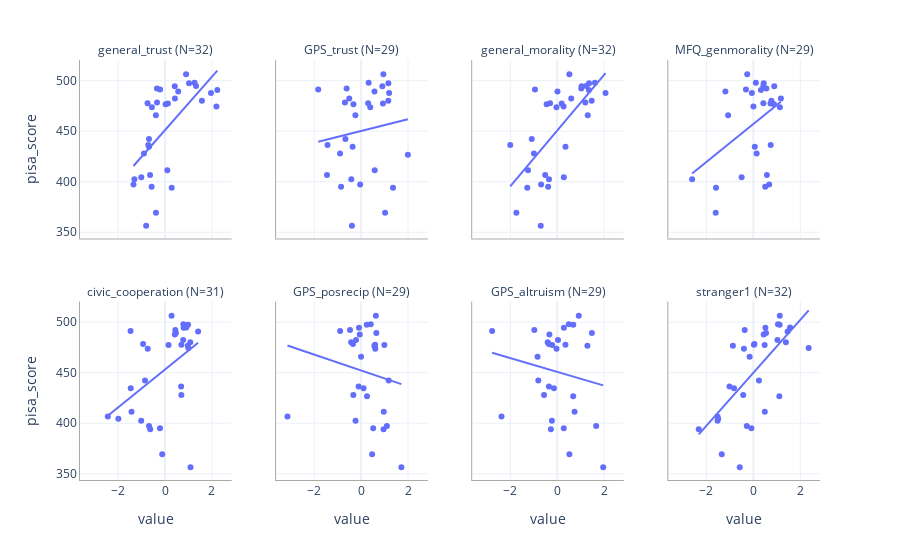

Notebook code cell kept with this figure:
### Markdown cell above
The facet plot above is a replication of Figure 3 from **Tannenbaum** and can be compared with the plot below that has PISA scores instead of wallet return rates on the y-axes.

### Code cell
# Calculate sample size for each survey measure and PISA 
ens_pisa = pd.DataFrame(
    {
        col: country_avg_data[["pisa_score", col]].dropna().shape[0]
        for col in survey_cols
    },
    index=["N"],
)

# PISA vs Survey measure facet plot
fig = px.scatter(
    df_reshaped,
    x="value",
    y="pisa_score",
    facet_col="variable",
    facet_col_wrap=4,
    trendline="ols",
    facet_col_spacing=0.06,
    facet_row_spacing=0.15,
)
fig.update_xaxes(showline=True, linecolor="darkgray")
fig.update_yaxes(showline=True, linecolor="darkgray")
fig.for_each_annotation(
    lambda a: a.update(
        text=a.text.split("=")[-1]
        + " (N="
        + str(ens_pisa.loc["N", a.text.split("=")[-1]])
        + ")"
    )
)

fig.show()

### Figure 1 — Plotly figure (JSON) as saved in the notebook; plotly's stock layout.template omitted (floating-point values rounded to 4 significant figures)
{"data": [{"hovertemplate": "variable=general_trust<br>value=%{x}<br>pisa_score=%{y}<extra></extra>", "legendgroup": "", "marker": {"color": "#636efa", "symbol": "circle"}, "mode": "markers", "name": "", "orientation": "v", "showlegend": false, "type": "scatter", "x": [-0.5725, 1.023, -1.347, 0.8961, -0.6839, 1.645, -0.5621, -0.2131, 2.228, -0.3424, 0.4206, -1.335, -0.7144, -0.08135, -0.3886, -0.392, 0.02372, 0.09588, -1.201, -1.013, -0.6382, -0.8078, 1.572, 1.321, 2.191, -1.307, -0.3455, -0.7461, -0.8988, -0.1822, -0.6847, -0.5143, 0.1208, 1.959, 1.258, 0.2837, -1.045, NaN, 0.4146, 0.562], "xaxis": "x5", "y": [395.0, 497.3, 397.3, 506.3, 434.7, NaN, 473.7, 491.3, 490.7, 478.3, 482.3, NaN, 436.3, NaN, 369.3, 465.7, 476.7, 411.3, NaN, 404.3, 406.7, 356.3, 480.0, 494.7, 474.3, 402.3, 492.3, 477.7, 428.0, NaN, 442.3, NaN, 477.3, 487.7, 498.0, 394.0, NaN, 426.7, 494.3, 489.3], "yaxis": "y5"}, {"hovertemplate": "<b>OLS trendline</b><br>pisa_score = 26.4067 * value + 451.073<br>R<sup>2</sup>=0.373362<br><br>variable=general_trust<br>value=%{x}<br>pisa_score=%{y} <b>(trend)</b><extra></extra>", "legendgroup": "", "marker": {"color": "#636efa", "symbol": "circle"}, "mode": "lines", "name": "", "showlegend": false, "type": "scatter", "x": [-1.347, -1.307, -1.013, -0.8988, -0.8078, -0.7461, -0.7144, -0.6847, -0.6839, -0.6382, -0.5725, -0.5621, -0.392, -0.3886, -0.3455, -0.3424, -0.2131, 0.02372, 0.09588, 0.1208, 0.2837, 0.4146, 0.4206, 0.562, 0.8961, 1.023, 1.258, 1.321, 1.572, 1.959, 2.191, 2.228], "xaxis": "x5", "y": [415.5, 416.6, 424.3, 427.3, 429.7, 431.4, 432.2, 433.0, 433.0, 434.2, 436.0, 436.2, 440.7, 440.8, 442.0, 442.0, 445.4, 451.7, 453.6, 454.3, 458.6, 462.0, 462.2, 465.9, 474.7, 478.1, 484.3, 486.0, 492.6, 502.8, 508.9, 509.9], "yaxis": "y5"}, {"hovertemplate": "variable=GPS_trust<br>value=%{x}<br>pisa_score=%{y}<extra></extra>", "legendgroup": "", "marker": {"color": "#636efa", "symbol": "circle"}, "mode": "markers", "name": "", "orientation": "v", "showlegend": false, "type": "scatter", "x": [-0.8568, 1.161, -0.04256, 0.9469, -0.3639, 2.174, 0.3876, -1.83, NaN, -0.6922, -0.506, -0.822, -1.434, -0.8458, 1.02, -0.246, -0.33, 0.5784, -1.717, NaN, -1.457, -0.3922, 1.157, NaN, NaN, -0.4186, -0.6186, 0.2977, -0.8979, -0.6335, -0.6711, -0.6979, 0.93, 1.193, 0.3204, 1.359, 0.4834, 1.992, 0.9047, 0.5682], "xaxis": "x6", "y": [395.0, 497.3, 397.3, 506.3, 434.7, NaN, 473.7, 491.3, 490.7, 478.3, 482.3, NaN, 436.3, NaN, 369.3, 465.7, 476.7, 411.3, NaN, 404.3, 406.7, 356.3, 480.0, 494.7, 474.3, 402.3, 492.3, 477.7, 428.0, NaN, 442.3, NaN, 477.3, 487.7, 498.0, 394.0, NaN, 426.7, 494.3, 489.3], "yaxis": "y6"}, {"hovertemplate": "<b>OLS trendline</b><br>pisa_score = 5.80138 * value + 450.232<br>R<sup>2</sup>=0.016212<br><br>variable=GPS_trust<br>value=%{x}<br>pisa_score=%{y} <b>(trend)</b><extra></extra>", "legendgroup": "", "marker": {"color": "#636efa", "symbol": "circle"}, "mode": "lines", "name": "", "showlegend": false, "type": "scatter", "x": [-1.83, -1.457, -1.434, -0.8979, -0.8568, -0.6922, -0.6711, -0.6186, -0.506, -0.4186, -0.3922, -0.3639, -0.33, -0.246, -0.04256, 0.2977, 0.3204, 0.3876, 0.5682, 0.5784, 0.9047, 0.93, 0.9469, 1.02, 1.157, 1.161, 1.193, 1.359, 1.992], "xaxis": "x6", "y": [439.6, 441.8, 441.9, 445.0, 445.3, 446.2, 446.3, 446.6, 447.3, 447.8, 448.0, 448.1, 448.3, 448.8, 450.0, 452.0, 452.1, 452.5, 453.5, 453.6, 455.5, 455.6, 455.7, 456.1, 456.9, 457.0, 457.2, 458.1, 461.8], "yaxis": "y6"}, {"hovertemplate": "variable=general_morality<br>value=%{x}<br>pisa_score=%{y}<extra></extra>", "legendgroup": "", "marker": {"color": "#636efa", "symbol": "circle"}, "mode": "markers", "name": "", "orientation": "v", "showlegend": false, "type": "scatter", "x": [-0.3887, 1.357, -0.6873, 0.5175, 0.3512, -1.289, -0.0334, -0.9498, 1.348, 1.197, 0.5963, -0.1077, -2.005, -0.215, -1.743, 1.3, -0.4526, -1.246, NaN, 0.2812, -0.5133, -0.7049, 1.469, 1.238, 0.2694, -0.3526, 1.025, -0.3075, -0.9933, -0.6012, -1.086, -0.5809, 0.1881, 2.059, 1.607, -1.278, -0.3198, NaN, 1.041, 0.009858], "xaxis": "x7", "y": [395.0, 497.3, 397.3, 506.3, 434.7, NaN, 473.7, 491.3, 490.7, 478.3, 482.3, NaN, 436.3, NaN, 369.3, 465.7, 476.7, 411.3, NaN, 404.3, 406.7, 356.3, 480.0, 494.7, 474.3, 402.3, 492.3, 477.7, 428.0, NaN, 442.3, NaN, 477.3, 487.7, 498.0, 394.0, NaN, 426.7, 494.3, 489.3], "yaxis": "y7"}, {"hovertemplate": "<b>OLS trendline</b><br>pisa_score = 27.5419 * value + 450.633<br>R<sup>2</sup>=0.454355<br><br>variable=general_morality<br>value=%{x}<br>pisa_score=%{y} <b>(trend)</b><extra></extra>", "legendgroup": "", "marker": {"color": "#636efa", "symbol": "circle"}, "mode": "lines", "name": "", "showlegend": false, "type": "scatter", "x": [-2.005, -1.743, -1.278, -1.246, -1.086, -0.9933, -0.9498, -0.7049, -0.6873, -0.5133, -0.4526, -0.3887, -0.3526, -0.3075, -0.0334, 0.009858, 0.1881, 0.2694, 0.2812, 0.3512, 0.5175, 0.5963, 1.025, 1.041, 1.197, 1.238, 1.3, 1.348, 1.357, 1.469, 1.607, 2.059], "xaxis": "x7", "y": [395.4, 402.6, 415.4, 416.3, 420.7, 423.3, 424.5, 431.2, 431.7, 436.5, 438.2, 439.9, 440.9, 442.2, 449.7, 450.9, 455.8, 458.1, 458.4, 460.3, 464.9, 467.1, 478.9, 479.3, 483.6, 484.7, 486.4, 487.8, 488.0, 491.1, 494.9, 507.3], "yaxis": "y7"}, {"hovertemplate": "variable=MFQ_genmorality<br>value=%{x}<br>pisa_score=%{y}<extra></extra>", "legendgroup": "", "marker": {"color": "#636efa", "symbol": "circle"}, "mode": "markers", "name": "", "orientation": "v", "showlegend": false, "type": "scatter", "x": [0.5043, 0.4413, 0.6755, -0.2608, 0.0605, -2.23, 1.131, -0.3154, 0.3231, 0.782, 1.174, NaN, 0.7394, -0.3223, -1.605, -1.075, 0.8797, NaN, -1.402, -0.499, 0.5775, NaN, 0.7716, 0.4263, 0.004411, -2.611, 0.5549, 0.4279, 0.139, -0.6161, NaN, 0.4826, 0.7313, -0.06347, 0.1065, -1.592, 1.962, NaN, 0.8926, -1.194], "xaxis": "x8", "y": [395.0, 497.3, 397.3, 506.3, 434.7, NaN, 473.7, 491.3, 490.7, 478.3, 482.3, NaN, 436.3, NaN, 369.3, 465.7, 476.7, 411.3, NaN, 404.3, 406.7, 356.3, 480.0, 494.7, 474.3, 402.3, 492.3, 477.7, 428.0, NaN, 442.3, NaN, 477.3, 487.7, 498.0, 394.0, NaN, 426.7, 494.3, 489.3], "yaxis": "y8"}, {"hovertemplate": "<b>OLS trendline</b><br>pisa_score = 18.7729 * value + 457.106<br>R<sup>2</sup>=0.176280<br><br>variable=MFQ_genmorality<br>value=%{x}<br>pisa_score=%{y} <b>(trend)</b><extra></extra>", "legendgroup": "", "marker": {"color": "#636efa", "symbol": "circle"}, "mode": "lines", "name": "", "showlegend": false, "type": "scatter", "x": [-2.611, -1.605, -1.592, -1.194, -1.075, -0.499, -0.3154, -0.2608, -0.06347, 0.004411, 0.0605, 0.1065, 0.139, 0.3231, 0.4263, 0.4279, 0.4413, 0.5043, 0.5549, 0.5775, 0.6755, 0.7313, 0.7394, 0.7716, 0.782, 0.8797, 0.8926, 1.131, 1.174], "xaxis": "x8", "y": [408.1, 427.0, 427.2, 434.7, 436.9, 447.7, 451.2, 452.2, 455.9, 457.2, 458.2, 459.1, 459.7, 463.2, 465.1, 465.1, 465.4, 466.6, 467.5, 467.9, 469.8, 470.8, 471.0, 471.6, 471.8, 473.6, 473.9, 478.3, 479.1], "yaxis": "y8"}, {"hovertemplate": "variable=civic_cooperation<br>value=%{x}<br>pisa_score=%{y}<extra></extra>", "legendgroup": "", "marker": {"color": "#636efa", "symbol": "circle"}, "mode": "markers", "name": "", "orientation": "v", "showlegend": false, "type": "scatter", "x": [-0.2165, 0.9818, -0.6831, 0.2783, -1.463, 0.1466, -0.7395, -1.47, 1.41, -0.9367, 0.7736, 0.4606, 0.6858, 0.5605, -0.1204, NaN, 0.9693, -1.429, NaN, -1.991, -2.44, 1.086, 1.076, 0.905, 1.001, -1.017, 0.4365, 0.6954, 0.6942, -1.384, -0.8533, -0.6875, 0.149, 0.4175, 0.7806, -0.6319, 1.299, NaN, 0.7925, 0.4635], "xaxis": "x", "y": [395.0, 497.3, 397.3, 506.3, 434.7, NaN, 473.7, 491.3, 490.7, 478.3, 482.3, NaN, 436.3, NaN, 369.3, 465.7, 476.7, 411.3, NaN, 404.3, 406.7, 356.3, 480.0, 494.7, 474.3, 402.3, 492.3, 477.7, 428.0, NaN, 442.3, NaN, 477.3, 487.7, 498.0, 394.0, NaN, 426.7, 494.3, 489.3], "yaxis": "y"}, {"hovertemplate": "<b>OLS trendline</b><br>pisa_score = 18.7853 * value + 453.154<br>R<sup>2</sup>=0.195048<br><br>variable=civic_cooperation<br>value=%{x}<br>pisa_score=%{y} <b>(trend)</b><extra></extra>", "legendgroup": "", "marker": {"color": "#636efa", "symbol": "circle"}, "mode": "lines", "name": "", "showlegend": false, "type": "scatter", "x": [-2.44, -1.991, -1.47, -1.463, -1.429, -1.017, -0.9367, -0.8533, -0.7395, -0.6831, -0.6319, -0.2165, -0.1204, 0.149, 0.2783, 0.4175, 0.4365, 0.4635, 0.6858, 0.6942, 0.6954, 0.7736, 0.7806, 0.7925, 0.905, 0.9693, 0.9818, 1.001, 1.076, 1.086, 1.41], "xaxis": "x", "y": [407.3, 415.7, 425.5, 425.7, 426.3, 434.0, 435.6, 437.1, 439.3, 440.3, 441.3, 449.1, 450.9, 456.0, 458.4, 461.0, 461.4, 461.9, 466.0, 466.2, 466.2, 467.7, 467.8, 468.0, 470.2, 471.4, 471.6, 472.0, 473.4, 473.6, 479.6], "yaxis": "y"}, {"hovertemplate": "variable=GPS_posrecip<br>value=%{x}<br>pisa_score=%{y}<extra></extra>", "legendgroup": "", "marker": {"color": "#636efa", "symbol": "circle"}, "mode": "markers", "name": "", "orientation": "v", "showlegend": false, "type": "scatter", "x": [0.5134, 0.2385, 1.098, 0.6267, 0.102, 1.489, 0.6017, -0.8961, NaN, -0.3477, -0.218, -0.6481, -0.1078, -1.36, 0.4692, -0.004538, 0.5645, 0.9652, -0.9466, NaN, -3.143, 1.715, -0.4273, NaN, NaN, -0.2393, -0.4748, 0.595, -0.333, -0.2594, 1.175, -2.521, 0.9904, -0.05873, 0.408, 0.955, -1.327, 0.2493, -0.0912, 0.6476], "xaxis": "x2", "y": [395.0, 497.3, 397.3, 506.3, 434.7, NaN, 473.7, 491.3, 490.7, 478.3, 482.3, NaN, 436.3, NaN, 369.3, 465.7, 476.7, 411.3, NaN, 404.3, 406.7, 356.3, 480.0, 494.7, 474.3, 402.3, 492.3, 477.7, 428.0, NaN, 442.3, NaN, 477.3, 487.7, 498.0, 394.0, NaN, 426.7, 494.3, 489.3], "yaxis": "y2"}, {"hovertemplate": "<b>OLS trendline</b><br>pisa_score = -7.84706 * value + 452.152<br>R<sup>2</sup>=0.024684<br><br>variable=GPS_posrecip<br>value=%{x}<br>pisa_score=%{y} <b>(trend)</b><extra></extra>", "legendgroup": "", "marker": {"color": "#636efa", "symbol": "circle"}, "mode": "lines", "name": "", "showlegend": false, "type": "scatter", "x": [-3.143, -0.8961, -0.4748, -0.4273, -0.3477, -0.333, -0.2393, -0.218, -0.1078, -0.0912, -0.05873, -0.004538, 0.102, 0.2385, 0.2493, 0.408, 0.4692, 0.5134, 0.5645, 0.595, 0.6017, 0.6267, 0.6476, 0.955, 0.9652, 0.9904, 1.098, 1.175, 1.715], "xaxis": "x2", "y": [476.8, 459.2, 455.9, 455.5, 454.9, 454.8, 454.0, 453.9, 453.0, 452.9, 452.6, 452.2, 451.4, 450.3, 450.2, 449.0, 448.5, 448.1, 447.7, 447.5, 447.4, 447.2, 447.1, 444.7, 444.6, 444.4, 443.5, 442.9, 438.7], "yaxis": "y2"}, {"hovertemplate": "variable=GPS_altruism<br>value=%{x}<br>pisa_score=%{y}<extra></extra>", "legendgroup": "", "marker": {"color": "#636efa", "symbol": "circle"}, "mode": "markers", "name": "", "orientation": "v", "showlegend": false, "type": "scatter", "x": [0.2791, 0.6837, 1.661, 0.9176, -0.142, 1.789, -0.03168, -2.778, NaN, -0.3597, 0.03137, 0.5437, -0.3537, -0.6534, 0.518, -0.8391, 1.286, 0.7394, -0.8095, NaN, -2.378, 1.96, -0.4082, NaN, NaN, -0.227, -0.9775, 0.3484, -0.5633, -0.02629, -0.8077, -0.8225, -0.2157, -0.3349, 0.492, -0.2711, -0.6893, 0.68, 0.2825, 1.477], "xaxis": "x3", "y": [395.0, 497.3, 397.3, 506.3, 434.7, NaN, 473.7, 491.3, 490.7, 478.3, 482.3, NaN, 436.3, NaN, 369.3, 465.7, 476.7, 411.3, NaN, 404.3, 406.7, 356.3, 480.0, 494.7, 474.3, 402.3, 492.3, 477.7, 428.0, NaN, 442.3, NaN, 477.3, 487.7, 498.0, 394.0, NaN, 426.7, 494.3, 489.3], "yaxis": "y3"}, {"hovertemplate": "<b>OLS trendline</b><br>pisa_score = -6.81542 * value + 450.801<br>R<sup>2</sup>=0.026375<br><br>variable=GPS_altruism<br>value=%{x}<br>pisa_score=%{y} <b>(trend)</b><extra></extra>", "legendgroup": "", "marker": {"color": "#636efa", "symbol": "circle"}, "mode": "lines", "name": "", "showlegend": false, "type": "scatter", "x": [-2.778, -2.378, -0.9775, -0.8391, -0.8077, -0.5633, -0.4082, -0.3597, -0.3537, -0.3349, -0.2711, -0.227, -0.2157, -0.142, -0.03168, 0.03137, 0.2791, 0.2825, 0.3484, 0.492, 0.518, 0.68, 0.6837, 0.7394, 0.9176, 1.286, 1.477, 1.661, 1.96], "xaxis": "x3", "y": [469.7, 467.0, 457.5, 456.5, 456.3, 454.6, 453.6, 453.3, 453.2, 453.1, 452.6, 452.3, 452.3, 451.8, 451.0, 450.6, 448.9, 448.9, 448.4, 447.4, 447.3, 446.2, 446.1, 445.8, 444.5, 442.0, 440.7, 439.5, 437.4], "yaxis": "y3"}, {"hovertemplate": "variable=stranger1<br>value=%{x}<br>pisa_score=%{y}<extra></extra>", "legendgroup": "", "marker": {"color": "#636efa", "symbol": "circle"}, "mode": "markers", "name": "", "orientation": "v", "showlegend": false, "type": "scatter", "x": [-0.08456, 1.121, -0.2788, 1.128, -0.8247, -0.103, -0.4017, NaN, 1.461, 0.0464, 1.029, 0.4668, -1.016, -0.4062, -1.347, -0.1576, -0.8721, 0.4881, -0.6503, -1.502, -1.53, -0.5807, 1.388, 1.565, 2.359, -1.526, -0.3697, 0.02539, -0.4327, 0.3719, 0.2385, -1.03, 0.482, 0.4405, 1.052, -2.327, -0.3839, 1.107, 0.5133, 0.5412], "xaxis": "x4", "y": [395.0, 497.3, 397.3, 506.3, 434.7, NaN, 473.7, 491.3, 490.7, 478.3, 482.3, NaN, 436.3, NaN, 369.3, 465.7, 476.7, 411.3, NaN, 404.3, 406.7, 356.3, 480.0, 494.7, 474.3, 402.3, 492.3, 477.7, 428.0, NaN, 442.3, NaN, 477.3, 487.7, 498.0, 394.0, NaN, 426.7, 494.3, 489.3], "yaxis": "y4"}, {"hovertemplate": "<b>OLS trendline</b><br>pisa_score = 26.1622 * value + 449.874<br>R<sup>2</sup>=0.434654<br><br>variable=stranger1<br>value=%{x}<br>pisa_score=%{y} <b>(trend)</b><extra></extra>", "legendgroup": "", "marker": {"color": "#636efa", "symbol": "circle"}, "mode": "lines", "name": "", "showlegend": false, "type": "scatter", "x": [-2.327, -1.53, -1.526, -1.502, -1.347, -1.016, -0.8721, -0.8247, -0.5807, -0.4327, -0.4017, -0.3697, -0.2788, -0.1576, -0.08456, 0.02539, 0.0464, 0.2385, 0.4405, 0.482, 0.4881, 0.5133, 0.5412, 1.029, 1.052, 1.107, 1.121, 1.128, 1.388, 1.461, 1.565, 2.359], "xaxis": "x4", "y": [389.0, 409.9, 409.9, 410.6, 414.6, 423.3, 427.1, 428.3, 434.7, 438.6, 439.4, 440.2, 442.6, 445.7, 447.7, 450.5, 451.1, 456.1, 461.4, 462.5, 462.6, 463.3, 464.0, 476.8, 477.4, 478.8, 479.2, 479.4, 486.2, 488.1, 490.8, 511.6], "yaxis": "y4"}], "layout": {"annotations": [{"font": {}, "showarrow": false, "text": "civic_cooperation (N=31)", "x": 0.1025, "xanchor": "center", "xref": "paper", "y": 0.425, "yanchor": "bottom", "yref": "paper"}, {"font": {}, "showarrow": false, "text": "GPS_posrecip (N=29)", "x": 0.3675, "xanchor": "center", "xref": "paper", "y": 0.425, "yanchor": "bottom", "yref": "paper"}, {"font": {}, "showarrow": false, "text": "GPS_altruism (N=29)", "x": 0.6325, "xanchor": "center", "xref": "paper", "y": 0.425, "yanchor": "bottom", "yref": "paper"}, {"font": {}, "showarrow": false, "text": "stranger1 (N=32)", "x": 0.8975, "xanchor": "center", "xref": "paper", "y": 0.425, "yanchor": "bottom", "yref": "paper"}, {"font": {}, "showarrow": false, "text": "general_trust (N=32)", "x": 0.1025, "xanchor": "center", "xref": "paper", "y": 1, "yanchor": "bottom", "yref": "paper"}, {"font": {}, "showarrow": false, "text": "GPS_trust (N=29)", "x": 0.3675, "xanchor": "center", "xref": "paper", "y": 1, "yanchor": "bottom", "yref": "paper"}, {"font": {}, "showarrow": false, "text": "general_morality (N=32)", "x": 0.6325, "xanchor": "center", "xref": "paper", "y": 1, "yanchor": "bottom", "yref": "paper"}, {"font": {}, "showarrow": false, "text": "MFQ_genmorality (N=29)", "x": 0.8975, "xanchor": "center", "xref": "paper", "y": 1, "yanchor": "bottom", "yref": "paper"}], "legend": {"tracegroupgap": 0}, "margin": {"t": 60}, "xaxis": {"anchor": "y", "domain": [0, 0.205], "linecolor": "darkgray", "showline": true, "title": {"text": "value"}}, "xaxis2": {"anchor": "y2", "domain": [0.265, 0.47], "linecolor": "darkgray", "matches": "x", "showline": true, "title": {"text": "value"}}, "xaxis3": {"anchor": "y3", "domain": [0.53, 0.735], "linecolor": "darkgray", "matches": "x", "showline": true, "title": {"text": "value"}}, "xaxis4": {"anchor": "y4", "domain": [0.795, 1], "linecolor": "darkgray", "matches": "x", "showline": true, "title": {"text": "value"}}, "xaxis5": {"anchor": "y5", "domain": [0, 0.205], "linecolor": "darkgray", "matches": "x", "showline": true, "showticklabels": false}, "xaxis6": {"anchor": "y6", "domain": [0.265, 0.47], "linecolor": "darkgray", "matches": "x", "showline": true, "showticklabels": false}, "xaxis7": {"anchor": "y7", "domain": [0.53, 0.735], "linecolor": "darkgray", "matches": "x", "showline": true, "showticklabels": false}, "xaxis8": {"anchor": "y8", "domain": [0.795, 1], "linecolor": "darkgray", "matches": "x", "showline": true, "showticklabels": false}, "yaxis": {"anchor": "x", "domain": [0, 0.425], "linecolor": "darkgray", "showline": true, "title": {"text": "pisa_score"}}, "yaxis2": {"anchor": "x2", "domain": [0, 0.425], "linecolor": "darkgray", "matches": "y", "showline": true, "showticklabels": false}, "yaxis3": {"anchor": "x3", "domain": [0, 0.425], "linecolor": "darkgray", "matches": "y", "showline": true, "showticklabels": false}, "yaxis4": {"anchor": "x4", "domain": [0, 0.425], "linecolor": "darkgray", "matches": "y", "showline": true, "showticklabels": false}, "yaxis5": {"anchor": "x5", "domain": [0.575, 1], "linecolor": "darkgray", "matches": "y", "showline": true, "title": {"text": "pisa_score"}}, "yaxis6": {"anchor": "x6", "domain": [0.575, 1], "linecolor": "darkgray", "matches": "y", "showline": true, "showticklabels": false}, "yaxis7": {"anchor": "x7", "domain": [0.575, 1], "linecolor": "darkgray", "matches": "y", "showline": true, "showticklabels": false}, "yaxis8": {"anchor": "x8", "domain": [0.575, 1], "linecolor": "darkgray", "matches": "y", "showline": true, "showticklabels": false}}}
